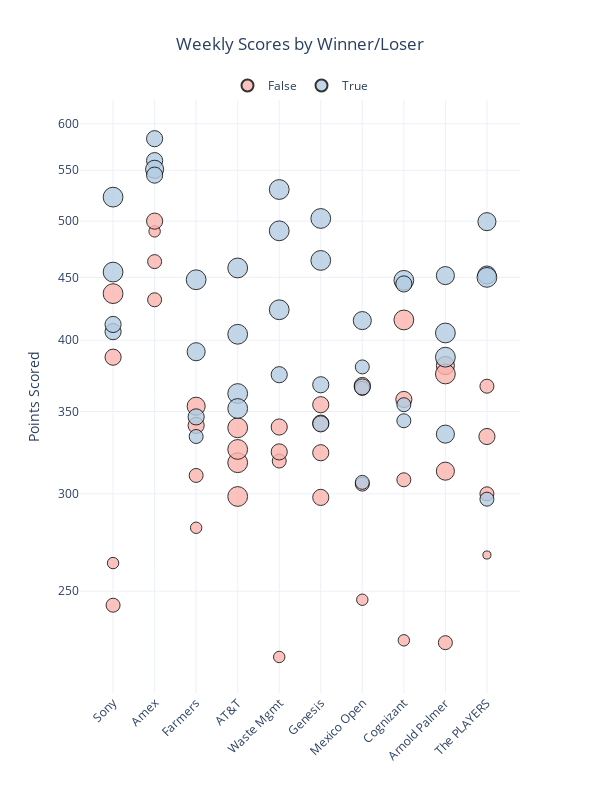

This figure's notebook cell:
### Code cell
### WEEKLY BUBBLES WIN / LOSS  ###

temp_df = df.copy()
temp_df['win_loss'] = temp_df['win_loss'].astype('bool')

scatter_fig = px.scatter(temp_df,
                        x='week',
                        y='total_pts',
                        color='win_loss',
                        height=800,
                        width=600,
                        size='cuts_made',
                        size_max=14,
                        template='plotly_white',
                        hover_name='team',
                        title='Weekly Scores by Winner/Loser',
                        color_discrete_sequence=px.colors.qualitative.Pastel1,
                        log_y=True,
                        labels={'week':'','total_pts':'Points Scored'}
                        )
scatter_fig.update_layout(hoverlabel=dict(font_size=18,font_family="Rockwell"),
                              title_x=.5,
                              showlegend=True,
                              legend=dict(orientation='h',
                                          yanchor="bottom",
                                          y=1,
                                          xanchor="center",
                                          x=.5,
                                          title='')
                              )

scatter_fig.update_xaxes(tickangle= -45,
                         tickvals = [1,2,3,4,5,6,7,8,9,10],
                         ticktext = ['Sony','Amex','Farmers','AT&T','Waste Mgmt','Genesis','Mexico Open','Cognizant','Arnold Palmer','The PLAYERS'])

scatter_fig.update_traces(marker=dict(
#     size=12,
    line_color='black',
    opacity=.8))

scatter_fig.show()

### Figure 1 — Plotly figure (JSON) as saved in the notebook; plotly's stock layout.template omitted (floating-point values rounded to 4 significant figures)
{"data": [{"hovertemplate": "<b>%{hovertext}</b><br><br>win_loss=False<br>=%{x}<br>Points Scored=%{y}<br>cuts_made=%{marker.size}<extra></extra>", "hovertext": ["Snead's Foot", "unit_circle", "New Team 4", "AlphaWired", "New Team 4", "Snead's Foot", "unit_circle", "Philly919", "Team Gamble", "New Team 4", "Snead's Foot", "Putt Pirates", "Snead's Foot", "AlphaWired", "unit_circle", "Philly919", "Snead's Foot", "txmoonshine", "Team Gamble", "Philly919", "New Team 4", "Snead's Foot", "txmoonshine", "Philly919", "Philly919", "txmoonshine", "New Team 4", "Team Gamble", "txmoonshine", "Team Gamble", "Philly919", "AlphaWired", "unit_circle", "New Team 4", "Snead's Foot", "txmoonshine", "New Team 4", "Snead's Foot", "Philly919", "Team Gamble"], "legendgroup": "False", "marker": {"color": "rgb(251,180,174)", "line": {"color": "black"}, "opacity": 0.8, "size": [2, 6, 3, 4, 2, 3, 3, 4, 2, 5, 3, 4, 6, 6, 6, 6, 2, 3, 4, 4, 4, 4, 4, 4, 2, 4, 3, 3, 6, 4, 3, 2, 5, 6, 5, 3, 3, 4, 3, 1], "sizemode": "area", "sizeref": 0.03061, "symbol": "circle"}, "mode": "markers", "name": "False", "orientation": "v", "showlegend": true, "type": "scatter", "x": [1, 1, 1, 1, 2, 2, 2, 2, 3, 3, 3, 3, 4, 4, 4, 4, 5, 5, 5, 5, 6, 6, 6, 6, 7, 7, 7, 7, 8, 8, 8, 8, 9, 9, 9, 9, 10, 10, 10, 10], "xaxis": "x", "y": [263.5, 436.5, 243.5, 387.5, 490.5, 431.5, 463.5, 500, 281.5, 353.5, 310.5, 341, 318, 298.5, 339.5, 326, 221, 319, 340, 324.5, 298, 354.5, 342.5, 324, 246, 367.5, 305.5, 365.5, 415.5, 358, 308, 228, 381.5, 375.5, 313, 227, 367, 334, 300, 267.5], "yaxis": "y"}, {"hovertemplate": "<b>%{hovertext}</b><br><br>win_loss=True<br>=%{x}<br>Points Scored=%{y}<br>cuts_made=%{marker.size}<extra></extra>", "hovertext": ["txmoonshine", "Putt Pirates", "Philly919", "Team Gamble", "AlphaWired", "Team Gamble", "txmoonshine", "Putt Pirates", "Philly919", "txmoonshine", "unit_circle", "AlphaWired", "New Team 4", "txmoonshine", "Putt Pirates", "Team Gamble", "unit_circle", "AlphaWired", "New Team 4", "Putt Pirates", "Putt Pirates", "Team Gamble", "unit_circle", "AlphaWired", "AlphaWired", "unit_circle", "Putt Pirates", "Snead's Foot", "Snead's Foot", "unit_circle", "New Team 4", "Putt Pirates", "Putt Pirates", "Team Gamble", "AlphaWired", "Philly919", "AlphaWired", "Putt Pirates", "unit_circle", "txmoonshine"], "legendgroup": "True", "marker": {"color": "rgb(179,205,227)", "line": {"color": "black"}, "opacity": 0.8, "size": [4, 4, 6, 6, 4, 5, 4, 4, 4, 3, 6, 5, 6, 6, 6, 6, 6, 6, 4, 6, 6, 4, 6, 4, 3, 3, 5, 4, 6, 4, 3, 3, 5, 6, 6, 5, 5, 5, 6, 3], "sizemode": "area", "sizeref": 0.03061, "symbol": "circle"}, "mode": "markers", "name": "True", "orientation": "v", "showlegend": true, "type": "scatter", "x": [1, 1, 1, 1, 2, 2, 2, 2, 3, 3, 3, 3, 4, 4, 4, 4, 5, 5, 5, 5, 6, 6, 6, 6, 7, 7, 7, 7, 8, 8, 8, 8, 9, 9, 9, 9, 10, 10, 10, 10], "xaxis": "x", "y": [406.5, 412, 454.5, 523, 560, 551, 545, 583.5, 346.5, 334, 448, 391.5, 404.5, 362, 352, 458, 423.5, 491, 375, 530.5, 464.5, 368, 502.5, 342, 306.5, 380.5, 415, 366.5, 447.5, 444.5, 354.5, 344, 451.5, 405.5, 387.5, 335.5, 499.5, 452, 450, 297], "yaxis": "y"}], "layout": {"height": 800, "hoverlabel": {"font": {"family": "Rockwell", "size": 18}}, "legend": {"itemsizing": "constant", "orientation": "h", "title": {"text": ""}, "tracegroupgap": 0, "x": 0.5, "xanchor": "center", "y": 1, "yanchor": "bottom"}, "showlegend": true, "title": {"text": "Weekly Scores by Winner/Loser", "x": 0.5}, "width": 600, "xaxis": {"anchor": "y", "domain": [0, 1], "tickangle": -45, "ticktext": ["Sony", "Amex", "Farmers", "AT&T", "Waste Mgmt", "Genesis", "Mexico Open", "Cognizant", "Arnold Palmer", "The PLAYERS"], "tickvals": [1, 2, 3, 4, 5, 6, 7, 8, 9, 10], "title": {"text": ""}}, "yaxis": {"anchor": "x", "domain": [0, 1], "title": {"text": "Points Scored"}, "type": "log"}}}
